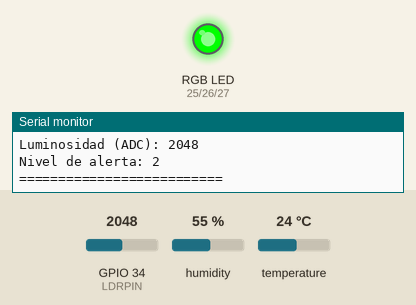
A sketch run on a simulated ESP32. On the bench: an RGB LED mixed from three pins (HIGH = lit), the last lines printed to the serial monitor. Inputs (shaded band) come from the test bench; at power-on: temperature 24 °C, GPIO 34 (LDRPIN) = 2048, humidity 55 % (analog values on the 0–4095 scale). WiFi joins after 1.5 s; servers stay silent unless stated; no MQTT or app messages arrive unless stated.

Above: at 2.7 s.
2.8 s: temperature set to 21 °C
8.8 s: temperature set to 18 °C
At 12.9 s:
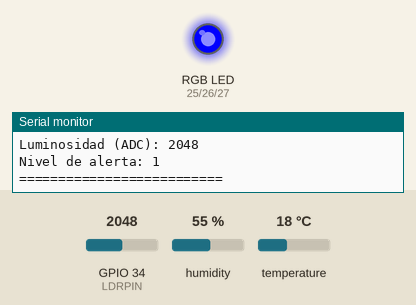
14.8 s: temperature set to 28 °C
At 17.9 s:
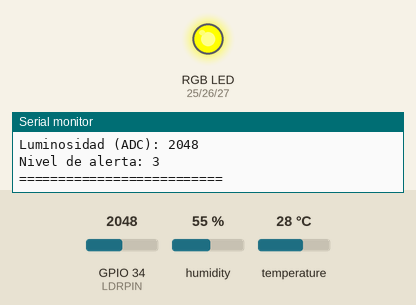
20.8 s: temperature set to 41 °C
At 22.9 s:
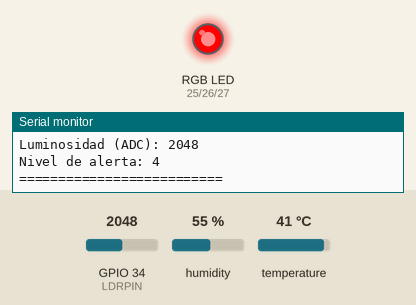
26.8 s: temperature set to 36 °C
32.9 s: temperature set to 33 °C
At 38.0 s:
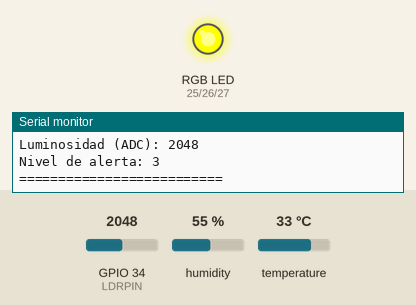
Timing chart, 0 to 39.5 s (numbered marks = the images above; inputs shaded):
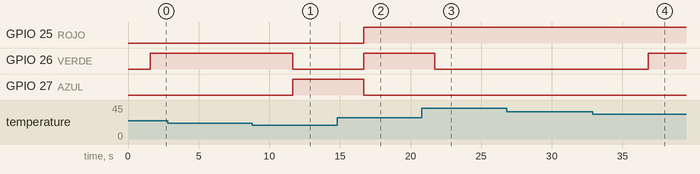

The sketch:

SensorTempHumdLuz.ino
```cpp
/*
  =====================================================
  PROYECTO: MONITOREO AMBIENTAL CON ADAFRUIT IO
  =====================================================

  Este programa permite:
  1. Medir la temperatura con un sensor DHT11.
  2. Medir la humedad con el sensor DHT11.
  3. Medir la luminosidad con una fotoresistencia LDR.
  4. Activar un LED RGB segun la temperatura.
  5. Enviar las mediciones a Adafruit IO.

  NIVELES DE TEMPERATURA:
  Nivel 1: Menos de 20 C -> Azul.
  Nivel 2: De 20 a menos de 28 C -> Verde.
  Nivel 3: De 28 a menos de 35 C -> Amarillo.
  Nivel 4: 35 C o mas -> Rojo.

  CONEXIONES:
  DHT11 DATA -> GPIO 14
  LDR -> GPIO 34 mediante divisor de voltaje
  LED rojo -> GPIO 25 con resistencia
  LED verde -> GPIO 26 con resistencia
  LED azul -> GPIO 27 con resistencia

  Este codigo utiliza un LED RGB de catodo comun.
*/

// =====================================================
// 1. INCLUIR LAS LIBRERIAS
// =====================================================

// Permite conectar el ESP32 a una red WiFi.
#include <WiFi.h>

// Permite enviar datos a Adafruit IO mediante MQTT.
#include <Adafruit_MQTT.h>
#include <Adafruit_MQTT_Client.h>

// Permite leer temperatura y humedad del DHT11.
#include <DHT.h>


// =====================================================
// 2. CONFIGURAR WIFI Y ADAFRUIT IO
// =====================================================

// Escribe el nombre de tu red WiFi.
#define WIFI_SSID "TU_WIFI"

// Escribe la contrasena de tu red WiFi.
#define WIFI_PASSWORD "TU_PASSWORD"

// Escribe tu usuario de Adafruit IO.
#define AIO_USERNAME "TU_USUARIO"

// Escribe tu clave de Adafruit IO.
#define AIO_KEY "TU_CLAVE"


// =====================================================
// 3. CONFIGURAR LA CONEXION CON ADAFRUIT IO
// =====================================================

// Crear el cliente que utiliza la conexion WiFi.
WiFiClient cliente;

// Configurar la conexion MQTT con Adafruit IO.
Adafruit_MQTT_Client mqtt(
  &cliente,
  "io.adafruit.com",
  1883,
  AIO_USERNAME,
  AIO_KEY
);


// =====================================================
// 4. CREAR LOS FEEDS
// =====================================================

// Feed para almacenar la temperatura.
Adafruit_MQTT_Publish tempFeed(
  &mqtt, AIO_USERNAME "/feeds/temperatura"
);

// Feed para almacenar la humedad.
Adafruit_MQTT_Publish humFeed(
  &mqtt, AIO_USERNAME "/feeds/humedad"
);

// Feed para almacenar la luminosidad.
Adafruit_MQTT_Publish luzFeed(
  &mqtt, AIO_USERNAME "/feeds/luminosidad"
);

// Feed para almacenar el nivel de alerta.
Adafruit_MQTT_Publish alertaFeed(
  &mqtt, AIO_USERNAME "/feeds/nivel-alerta"
);


// =====================================================
// 5. CONFIGURAR LOS SENSORES Y EL LED RGB
// =====================================================

// Pin de datos del sensor DHT11.
#define DHTPIN 14

// Indicar que el sensor es un DHT11.
#define DHTTYPE DHT11

// Crear el objeto del sensor.
DHT dht(DHTPIN, DHTTYPE);

// Pin analogico donde se conecta la LDR.
#define LDRPIN 34

// Pines de los tres colores del LED RGB.
#define ROJO 25
#define VERDE 26
#define AZUL 27


// =====================================================
// 6. FUNCION SETUP
// =====================================================

void setup() {

  // Iniciar el monitor serie a 115200 baudios.
  Serial.begin(115200);

  // Configurar los pines del LED como salidas.
  pinMode(ROJO, OUTPUT);
  pinMode(VERDE, OUTPUT);
  pinMode(AZUL, OUTPUT);

  // Configurar la resolucion analogica del ESP32.
  // Las lecturas estaran entre 0 y 4095.
  analogReadResolution(12);

  // Iniciar el sensor DHT11.
  dht.begin();

  // Apagar los colores del LED al iniciar.
  digitalWrite(ROJO, LOW);
  digitalWrite(VERDE, LOW);
  digitalWrite(AZUL, LOW);

  // Iniciar la conexion WiFi.
  WiFi.begin(WIFI_SSID, WIFI_PASSWORD);

  // Esperar hasta conectarse a la red.
  while (WiFi.status() != WL_CONNECTED) {
    delay(500);
    Serial.println("Conectando a WiFi...");
  }

  Serial.println("WiFi conectado.");
  Serial.println("Sistema de monitoreo iniciado.");
}


// =====================================================
// 7. FUNCION LOOP
// =====================================================

void loop() {

  // ---------------------------------------------------
  // A. CONECTAR CON ADAFRUIT IO
  // ---------------------------------------------------

  // Verificar si MQTT esta conectado.
  if (!mqtt.connected()) {

    // Intentar conectarse al servidor.
    int resultado = mqtt.connect();

    // Si falla, desconectar y volver a intentar
    // despues de cinco segundos.
    if (resultado != 0) {

      Serial.println("Error de conexion con Adafruit IO.");

      mqtt.disconnect();

      delay(5000);

      return;
    }

    Serial.println("Adafruit IO conectado.");
  }


  // ---------------------------------------------------
  // B. LEER TEMPERATURA Y HUMEDAD
  // ---------------------------------------------------

  // Leer la temperatura en grados Celsius.
  float temperatura = dht.readTemperature();

  // Leer la humedad relativa en porcentaje.
  float humedad = dht.readHumidity();

  // Comprobar si las lecturas del DHT11 son validas.
  if (isnan(temperatura) || isnan(humedad)) {

    Serial.println("Error al leer el sensor DHT11.");

    // Esperar antes de volver a intentar.
    delay(2000);

    return;
  }


  // ---------------------------------------------------
  // C. LEER LA LUMINOSIDAD
  // ---------------------------------------------------

  // Leer el valor analogico de la fotoresistencia.
  // El resultado puede variar entre 0 y 4095.
  int luminosidad = analogRead(LDRPIN);


  // ---------------------------------------------------
  // D. DETERMINAR EL NIVEL DE ALERTA
  // ---------------------------------------------------

  // Variable para guardar el nivel de temperatura.
  int nivel;

  // Apagar todos los colores antes de seleccionar
  // el color correspondiente a la temperatura.
  digitalWrite(ROJO, LOW);
  digitalWrite(VERDE, LOW);
  digitalWrite(AZUL, LOW);


  // NIVEL 1: temperatura menor de 20 grados.
  if (temperatura < 20) {

    nivel = 1;

    // Encender el color azul.
    digitalWrite(AZUL, HIGH);

    Serial.println("NIVEL 1: TEMPERATURA BAJA");
  }


  // NIVEL 2: temperatura de 20 a menos de 28 grados.
  else if (temperatura < 28) {

    nivel = 2;

    // Encender el color verde.
    digitalWrite(VERDE, HIGH);

    Serial.println("NIVEL 2: TEMPERATURA NORMAL");
  }


  // NIVEL 3: temperatura de 28 a menos de 35 grados.
  else if (temperatura < 35) {

    nivel = 3;

    // Encender rojo y verde al mismo tiempo.
    // Estos dos colores producen amarillo.
    digitalWrite(ROJO, HIGH);
    digitalWrite(VERDE, HIGH);

    Serial.println("NIVEL 3: PRECAUCION");
  }


  // NIVEL 4: temperatura igual o superior a 35 grados.
  else {

    nivel = 4;

    // Encender el color rojo.
    digitalWrite(ROJO, HIGH);

    Serial.println("NIVEL 4: ALERTA ALTA");
  }


  // ---------------------------------------------------
  // E. MOSTRAR LOS RESULTADOS
  // ---------------------------------------------------

  Serial.println();
  Serial.println("======= MEDICIONES =======");

  // Mostrar la temperatura.
  Serial.print("Temperatura: ");
  Serial.print(temperatura);
  Serial.println(" grados Celsius");

  // Mostrar la humedad.
  Serial.print("Humedad: ");
  Serial.print(humedad);
  Serial.println(" %");

  // Mostrar la lectura de la LDR.
  Serial.print("Luminosidad (ADC): ");
  Serial.println(luminosidad);

  // Mostrar el nivel de alerta actual.
  Serial.print("Nivel de alerta: ");
  Serial.println(nivel);

  Serial.println("==========================");


  // ---------------------------------------------------
  // F. ENVIAR DATOS A ADAFRUIT IO
  // ---------------------------------------------------

  // Enviar la temperatura al feed temperatura.
  if (!tempFeed.publish(temperatura)) {
    Serial.println("Error al publicar temperatura.");
  }

  // Enviar la humedad al feed humedad.
  if (!humFeed.publish(humedad)) {
    Serial.println("Error al publicar humedad.");
  }

  // Enviar la luminosidad al feed luminosidad.
  if (!luzFeed.publish(luminosidad)) {
    Serial.println("Error al publicar luminosidad.");
  }

  // Enviar el nivel de alerta como numero entero.
  if (!alertaFeed.publish((int32_t)nivel)) {
    Serial.println("Error al publicar nivel de alerta.");
  }


  // ---------------------------------------------------
  // G. ESPERAR PARA LA SIGUIENTE MEDICION
  // ---------------------------------------------------

  // Esperar cinco segundos antes de repetir el proceso.
  delay(5000);
}
```

Measured:
- the behaviour switches between 20 and 19 °C on temperature (found by bisection; images 0 and 1)
- the behaviour switches between 35 and 34 °C on temperature (found by bisection; images 3 and 4)
- after the input at 8.8 s, GPIO 26 (VERDE): HIGH → LOW after 2.8 s; GPIO 27 (AZUL): LOW → HIGH after 2.8 s
- after the input at 14.8 s, GPIO 25 (ROJO), GPIO 26 (VERDE): LOW → HIGH after 1.9 s; GPIO 27 (AZUL): HIGH → LOW after 1.9 s
- after the input at 20.8 s, GPIO 26 (VERDE): HIGH → LOW after 0.91 s
- after the input at 32.9 s, GPIO 26 (VERDE): LOW → HIGH after 3.9 s
